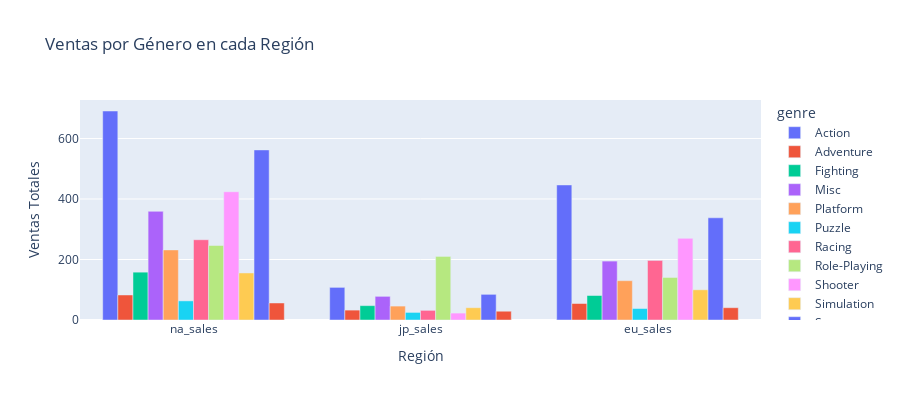

The code cell stored with this chart in its notebook:
### Code cell
fig = px.bar(genre_sales, x="market", y="sales",
             color='genre', barmode='group',
             height=400,title="Ventas por Género en cada Región")
fig.update_layout(xaxis_title='Región', yaxis_title='Ventas Totales')
fig.show()

### Figure 1 — Plotly figure (JSON) as saved in the notebook; plotly's stock layout.template omitted (floating-point values rounded to 4 significant figures)
{"data": [{"alignmentgroup": "True", "hovertemplate": "genre=Action<br>market=%{x}<br>sales=%{y}<extra></extra>", "legendgroup": "Action", "marker": {"color": "#636efa", "pattern": {"shape": ""}}, "name": "Action", "offsetgroup": "Action", "orientation": "v", "showlegend": true, "textposition": "auto", "type": "bar", "x": ["na_sales", "jp_sales", "eu_sales"], "xaxis": "x", "y": [690.9, 107.9, 446.5], "yaxis": "y"}, {"alignmentgroup": "True", "hovertemplate": "genre=Adventure<br>market=%{x}<br>sales=%{y}<extra></extra>", "legendgroup": "Adventure", "marker": {"color": "#EF553B", "pattern": {"shape": ""}}, "name": "Adventure", "offsetgroup": "Adventure", "orientation": "v", "showlegend": true, "textposition": "auto", "type": "bar", "x": ["na_sales", "jp_sales", "eu_sales"], "xaxis": "x", "y": [82.7, 32.73, 54.54], "yaxis": "y"}, {"alignmentgroup": "True", "hovertemplate": "genre=Fighting<br>market=%{x}<br>sales=%{y}<extra></extra>", "legendgroup": "Fighting", "marker": {"color": "#00cc96", "pattern": {"shape": ""}}, "name": "Fighting", "offsetgroup": "Fighting", "orientation": "v", "showlegend": true, "textposition": "auto", "type": "bar", "x": ["na_sales", "jp_sales", "eu_sales"], "xaxis": "x", "y": [158.1, 47.47, 80.98], "yaxis": "y"}, {"alignmentgroup": "True", "hovertemplate": "genre=Misc<br>market=%{x}<br>sales=%{y}<extra></extra>", "legendgroup": "Misc", "marker": {"color": "#ab63fa", "pattern": {"shape": ""}}, "name": "Misc", "offsetgroup": "Misc", "orientation": "v", "showlegend": true, "textposition": "auto", "type": "bar", "x": ["na_sales", "jp_sales", "eu_sales"], "xaxis": "x", "y": [359.2, 78.2, 194.8], "yaxis": "y"}, {"alignmentgroup": "True", "hovertemplate": "genre=Platform<br>market=%{x}<br>sales=%{y}<extra></extra>", "legendgroup": "Platform", "marker": {"color": "#FFA15A", "pattern": {"shape": ""}}, "name": "Platform", "offsetgroup": "Platform", "orientation": "v", "showlegend": true, "textposition": "auto", "type": "bar", "x": ["na_sales", "jp_sales", "eu_sales"], "xaxis": "x", "y": [231.7, 46.03, 129.9], "yaxis": "y"}, {"alignmentgroup": "True", "hovertemplate": "genre=Puzzle<br>market=%{x}<br>sales=%{y}<extra></extra>", "legendgroup": "Puzzle", "marker": {"color": "#19d3f3", "pattern": {"shape": ""}}, "name": "Puzzle", "offsetgroup": "Puzzle", "orientation": "v", "showlegend": true, "textposition": "auto", "type": "bar", "x": ["na_sales", "jp_sales", "eu_sales"], "xaxis": "x", "y": [63.23, 25.06, 38.03], "yaxis": "y"}, {"alignmentgroup": "True", "hovertemplate": "genre=Racing<br>market=%{x}<br>sales=%{y}<extra></extra>", "legendgroup": "Racing", "marker": {"color": "#FF6692", "pattern": {"shape": ""}}, "name": "Racing", "offsetgroup": "Racing", "orientation": "v", "showlegend": true, "textposition": "auto", "type": "bar", "x": ["na_sales", "jp_sales", "eu_sales"], "xaxis": "x", "y": [265.4, 31.86, 196.9], "yaxis": "y"}, {"alignmentgroup": "True", "hovertemplate": "genre=Role-Playing<br>market=%{x}<br>sales=%{y}<extra></extra>", "legendgroup": "Role-Playing", "marker": {"color": "#B6E880", "pattern": {"shape": ""}}, "name": "Role-Playing", "offsetgroup": "Role-Playing", "orientation": "v", "showlegend": true, "textposition": "auto", "type": "bar", "x": ["na_sales", "jp_sales", "eu_sales"], "xaxis": "x", "y": [246.3, 210.2, 140.6], "yaxis": "y"}, {"alignmentgroup": "True", "hovertemplate": "genre=Shooter<br>market=%{x}<br>sales=%{y}<extra></extra>", "legendgroup": "Shooter", "marker": {"color": "#FF97FF", "pattern": {"shape": ""}}, "name": "Shooter", "offsetgroup": "Shooter", "orientation": "v", "showlegend": true, "textposition": "auto", "type": "bar", "x": ["na_sales", "jp_sales", "eu_sales"], "xaxis": "x", "y": [424.0, 22.86, 269.9], "yaxis": "y"}, {"alignmentgroup": "True", "hovertemplate": "genre=Simulation<br>market=%{x}<br>sales=%{y}<extra></extra>", "legendgroup": "Simulation", "marker": {"color": "#FECB52", "pattern": {"shape": ""}}, "name": "Simulation", "offsetgroup": "Simulation", "orientation": "v", "showlegend": true, "textposition": "auto", "type": "bar", "x": ["na_sales", "jp_sales", "eu_sales"], "xaxis": "x", "y": [155.5, 40.65, 99.85], "yaxis": "y"}, {"alignmentgroup": "True", "hovertemplate": "genre=Sports<br>market=%{x}<br>sales=%{y}<extra></extra>", "legendgroup": "Sports", "marker": {"color": "#636efa", "pattern": {"shape": ""}}, "name": "Sports", "offsetgroup": "Sports", "orientation": "v", "showlegend": true, "textposition": "auto", "type": "bar", "x": ["na_sales", "jp_sales", "eu_sales"], "xaxis": "x", "y": [562.3, 84.83, 337.9], "yaxis": "y"}, {"alignmentgroup": "True", "hovertemplate": "genre=Strategy<br>market=%{x}<br>sales=%{y}<extra></extra>", "legendgroup": "Strategy", "marker": {"color": "#EF553B", "pattern": {"shape": ""}}, "name": "Strategy", "offsetgroup": "Strategy", "orientation": "v", "showlegend": true, "textposition": "auto", "type": "bar", "x": ["na_sales", "jp_sales", "eu_sales"], "xaxis": "x", "y": [56.27, 29.04, 40.66], "yaxis": "y"}], "layout": {"barmode": "group", "height": 400, "legend": {"title": {"text": "genre"}, "tracegroupgap": 0}, "title": {"text": "Ventas por Género en cada Región"}, "xaxis": {"anchor": "y", "domain": [0, 1], "title": {"text": "Región"}}, "yaxis": {"anchor": "x", "domain": [0, 1], "title": {"text": "Ventas Totales"}}}}
